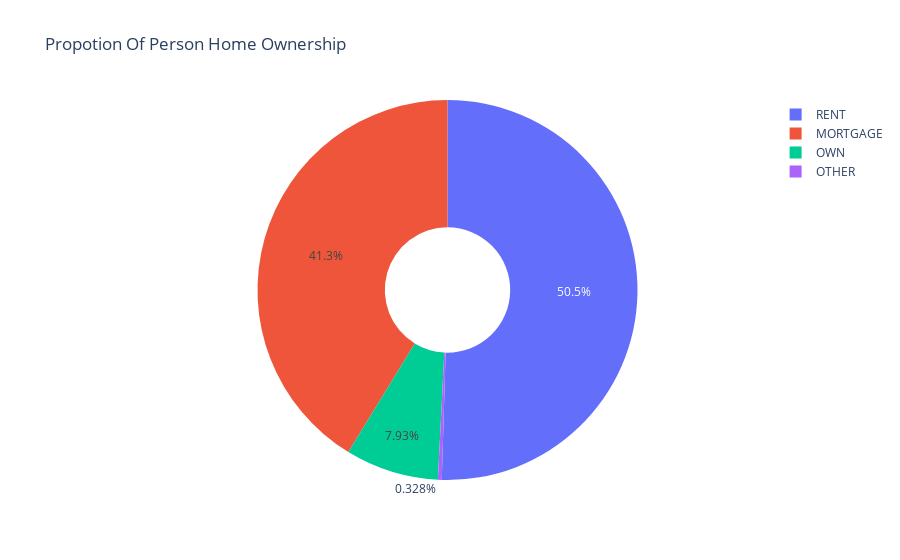

The notebook cell saved with this chart:
### Code cell
ex.pie(df,names='person_home_ownership',title='Propotion Of Person Home Ownership',hole=0.33)

### Figure 1 — Plotly figure (JSON) as saved in the notebook; plotly's stock layout.template omitted (floating-point values rounded to 4 significant figures; data arrays with more than 128 entries replaced by an {"elided": "..."} marker saying what was removed)
{"data": [{"domain": {"x": [0, 1], "y": [0, 1]}, "hole": 0.33, "hovertemplate": "person_home_ownership=%{label}<extra></extra>", "labels": {"elided": "32581 str values"}, "legendgroup": "", "name": "", "showlegend": true, "type": "pie"}], "layout": {"autosize": true, "legend": {"tracegroupgap": 0}, "title": {"text": "Propotion Of Person Home Ownership"}}}
